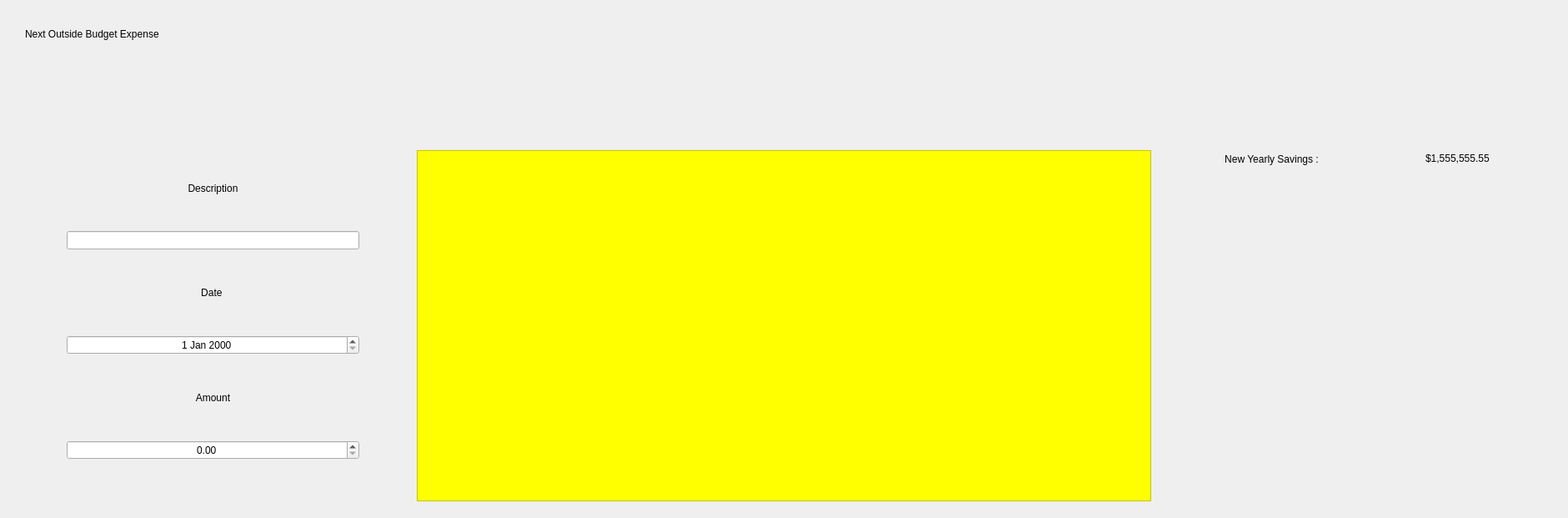
     <widget class="QWidget" name="widget_4" native="true">
      <property name="geometry">
       <rect>
        <x>10</x>
        <y>2130</y>
        <width>1881</width>
        <height>621</height>
       </rect>
      </property>
      <widget class="QLabel" name="budget_planning_label_5">
       <property name="geometry">
        <rect>
         <x>30</x>
         <y>20</y>
         <width>421</width>
         <height>41</height>
        </rect>
       </property>
       <property name="styleSheet">
        <string notr="true">font: 700 22pt &quot;Nirmala UI&quot;;</string>
       </property>
       <property name="text">
        <string>Next Outside Budget Expense</string>
       </property>
      </widget>
      <widget class="QTableView" name="monthly_review_tableView_5">
       <property name="geometry">
        <rect>
         <x>500</x>
         <y>180</y>
         <width>881</width>
         <height>421</height>
        </rect>
       </property>
       <property name="styleSheet">
        <string notr="true">background-color: rgb(255, 255, 0);</string>
       </property>
      </widget>
      <widget class="QLabel" name="average_actualy_m_wage_label_25">
       <property name="geometry">
        <rect>
         <x>1710</x>
         <y>160</y>
         <width>150</width>
         <height>60</height>
        </rect>
       </property>
       <property name="styleSheet">
        <string notr="true">font: 800 16pt &quot;Nirmala UI&quot;;</string>
       </property>
       <property name="text">
        <string>$1,555,555.55</string>
       </property>
       <property name="alignment">
        <set>Qt::AlignLeading|Qt::AlignLeft|Qt::AlignVCenter</set>
       </property>
       <property name="wordWrap">
        <bool>true</bool>
       </property>
      </widget>
      <widget class="QLabel" name="average_actualy_m_wage_label_26">
       <property name="geometry">
        <rect>
         <x>1390</x>
         <y>160</y>
         <width>271</width>
         <height>61</height>
        </rect>
       </property>
       <property name="styleSheet">
        <string notr="true">font: 800 16pt &quot;Nirmala UI&quot;;</string>
       </property>
       <property name="text">
        <string>New Yearly Savings :</string>
       </property>
       <property name="alignment">
        <set>Qt::AlignCenter</set>
       </property>
       <property name="wordWrap">
        <bool>true</bool>
       </property>
      </widget>
      <widget class="QWidget" name="layoutWidget">
       <property name="geometry">
        <rect>
         <x>80</x>
         <y>180</y>
         <width>351</width>
         <height>371</height>
        </rect>
       </property>
       <layout class="QVBoxLayout" name="verticalLayout">
        <item>
         <widget class="QLabel" name="state_tax_label_3">
          <property name="styleSheet">
           <string notr="true">font: 500 16pt &quot;Nirmala UI&quot;;</string>
          </property>
          <property name="text">
           <string>Description</string>
          </property>
          <property name="alignment">
           <set>Qt::AlignCenter</set>
          </property>
          <property name="wordWrap">
           <bool>true</bool>
          </property>
         </widget>
        </item>
        <item>
         <widget class="QLineEdit" name="lineEdit_28"/>
        </item>
        <item>
         <widget class="QLabel" name="state_tax_label_4">
          <property name="styleSheet">
           <string notr="true">font: 500 16pt &quot;Nirmala UI&quot;;</string>
          </property>
          <property name="text">
           <string>Date </string>
          </property>
          <property name="alignment">
           <set>Qt::AlignCenter</set>
          </property>
          <property name="wordWrap">
           <bool>true</bool>
          </property>
         </widget>
        </item>
        <item>
         <widget class="QDateEdit" name="dateEdit_7">
          <property name="alignment">
           <set>Qt::AlignCenter</set>
          </property>
         </widget>
        </item>
        <item>
         <widget class="QLabel" name="state_tax_label_5">
          <property name="styleSheet">
           <string notr="true">font: 500 16pt &quot;Nirmala UI&quot;;</string>
          </property>
          <property name="text">
           <string>Amount</string>
          </property>
          <property name="alignment">
           <set>Qt::AlignCenter</set>
          </property>
          <property name="wordWrap">
           <bool>true</bool>
          </property>
         </widget>
        </item>
        <item>
         <widget class="QDoubleSpinBox" name="doubleSpinBox">
          <property name="alignment">
           <set>Qt::AlignCenter</set>
          </property>
         </widget>
        </item>
       </layout>
      </widget>
     </widget>
